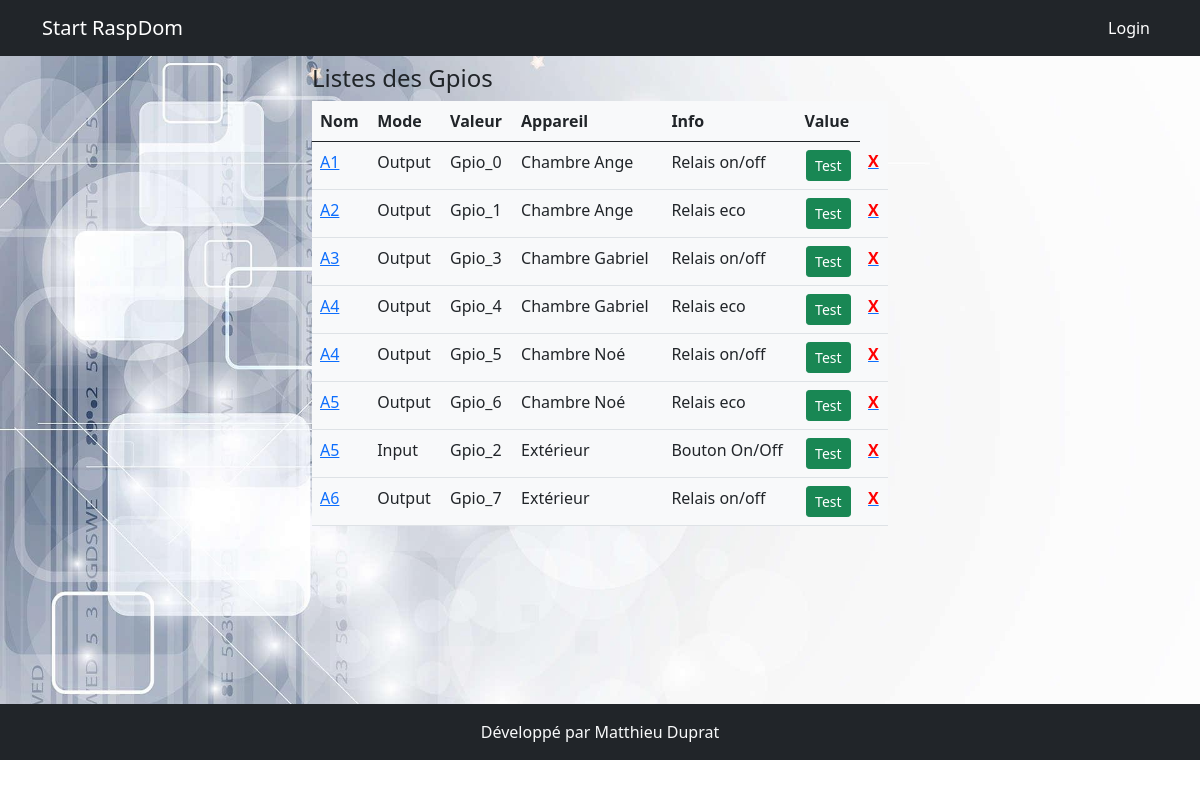
The page /gpios on the database its author committed.
### models.py (models this page shows, shortened)
class Gpio(db.Model):
    id = db.Column(db.Integer, primary_key=True)
    nom = db.Column(db.String(200))
    mode = db.Column(db.String(10))
    valeur = db.Column(db.String(10))
    info = db.Column(db.String(200))
    appareil_id = db.Column(db.Integer, db.ForeignKey('appareil.id'), nullable=True, default='')

class Appareil(db.Model):
    id = db.Column(db.Integer, primary_key=True)
    nom = db.Column(db.String(200))
    description = db.Column(db.String(200))
    categorieappareil = db.Column(db.String(200), nullable=True)
    sortie = db.Column(db.String(200), nullable=True)
    image = db.Column(db.String(200), nullable=True)
    gpios = db.relationship('Gpio', backref='appareil', lazy=True)
    order_gpio = db.Column(db.String(200))
    nbre_gpio = db.Column(db.Integer)
    programmations = db.relationship('Programmation', backref='appareil_programmation', lazy=True)
    mode_de_marche = db.relationship('ModeDeMarche', uselist=False,  backref='appareil_mode_de_marche', lazy=True)
    auto = db.relationship('Auto', uselist=False, backref='appareil_auto', lazy=True)
    sonde_id = db.Column(db.Integer, db.ForeignKey('sonde.id'))
    manuel = db.relationship('Manuel', uselist=False, backref='appareil_ordre', lazy=True)
    label = db.Column(db.String(250))

### app.py (the view)
@app.route('/gpios')
def gpios():
    gpios_list = Gpio.query.order_by('appareil_id', 'mode').all()
    return render_template('gpio/gpios.html', gpio_list=gpios_list)

### templates/gpio/gpios.html
{% extends 'base.html' %}
{% block content %}
<div class="row">
    <div class="col-md-6 mx-auto ">
        <h4>Listes des Gpios</h4>
        <table class="table bg-light">
            <thead>
                <tr>
                    <th>Nom</th>
                    <th>Mode</th>
                    <th>Valeur</th>
                    <th>Appareil</th>
                    <th>Info</th>
                    <th>Value</th>
                </tr>
            </thead>
            <tbody>{% for gpio in gpio_list %}
                <tr>
                    <td><a href="{{url_for('edit_gpio', gpio_id=gpio.id)}}">{{gpio.nom}}</a></td>
                    <td>{{gpio.mode}}</td>
                    <td>{{ gpio.valeur}}</td>
                    <td>{{ gpio.appareil.nom}}</td>
                    <td>{{ gpio.info}}</td>
                    <td class="mx-auto text-center">{% if gpio.mode=='input'%}<input class="form-control mx-auto " style="width: 5rem;" type="text" id="gpio_{{gpio.id}}">{% else %}<button class="btn btn-success btn-sm">Test</button>{% endif %}</td>
                    <td><a href="{{url_for('delete_gpio', gpio_id=gpio.id)}}"><span style="color:red; font-weight:bold">X</span></a></td>
                </tr>{% endfor %}
            </tbody>
        </table>
    </div>
</div>
{% endblock %}

### rows shown on the page
Gpio: nom "A1", mode "Output", valeur "Gpio_0", appareil.nom "Chambre Ange", info "Relais on/off", shows "Test"
Gpio: nom "A2", mode "Output", valeur "Gpio_1", appareil.nom "Chambre Ange", info "Relais eco", shows "Test"
Gpio: nom "A3", mode "Output", valeur "Gpio_3", appareil.nom "Chambre Gabriel", info "Relais on/off", shows "Test"
Gpio: nom "A4", mode "Output", valeur "Gpio_4", appareil.nom "Chambre Gabriel", info "Relais eco", shows "Test"
Gpio: nom "A4", mode "Output", valeur "Gpio_5", appareil.nom "Chambre Noé", info "Relais on/off", shows "Test"
Gpio: nom "A5", mode "Output", valeur "Gpio_6", appareil.nom "Chambre Noé", info "Relais eco", shows "Test"
Gpio: nom "A5", mode "Input", valeur "Gpio_2", appareil.nom "Extérieur", info "Bouton On/Off", shows "Test"
Gpio: nom "A6", mode "Output", valeur "Gpio_7", appareil.nom "Extérieur", info "Relais on/off", shows "Test"
